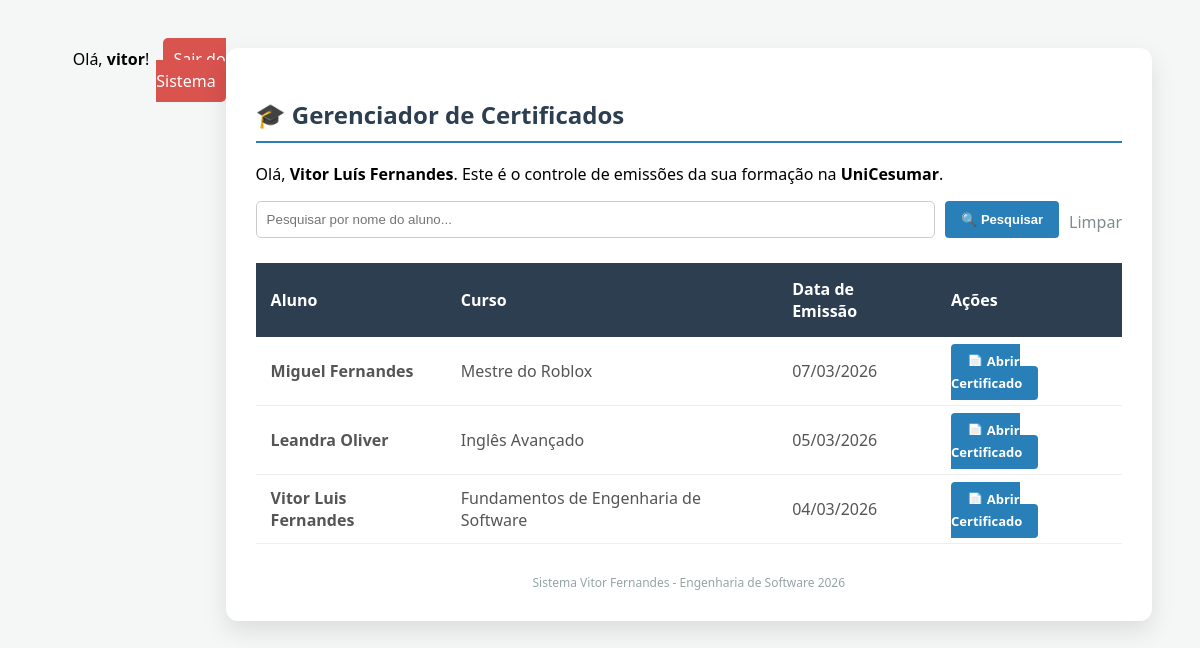
/lista/ (signed in), run on the app's committed database.
### certificados/models.py (models this page shows, shortened)
class Certificado(models.Model):
    id = models.UUIDField(primary_key=True, default=uuid.uuid4, editable=False)
    aluno = models.ForeignKey(Aluno, on_delete=models.CASCADE)
    curso = models.ForeignKey(Curso, on_delete=models.CASCADE)
    data_emissao = models.DateTimeField(auto_now_add=True)
    chave_validacao = models.CharField(
        max_length=50, unique=True, editable=False)

class Aluno(models.Model):
    id_seguranca = models.UUIDField(
        primary_key=True, default=uuid.uuid4, editable=False)
    nome_completo = models.CharField(max_length=255)
    cpf = models.CharField(max_length=14, unique=True)
    email = models.EmailField(unique=True)

class Curso(models.Model):
    id = models.UUIDField(primary_key=True, default=uuid.uuid4, editable=False)
    nome = models.CharField(max_length=255)
    carga_horaria = models.PositiveIntegerField()

### certificados/views.py (the view)
# urls.py: path('lista/', lista_certificados, name='lista_certificados'),
@login_required
def lista_certificados(request):
    termo_busca = request.GET.get('busca')
    certificados = Certificado.objects.all().order_by('-data_emissao')
    if termo_busca:
        certificados = certificados.filter(
            aluno__nome_completo__icontains=termo_busca)
    return render(request, 'certificados/lista.html', {'certificados': certificados})

### certificados/templates/certificados/lista.html (shortened to what this page needs)
<!doctype html>
<html lang="pt-br">
  <head>
    <div style="text-align: right; margin-bottom: 20px">
      <span>Olá, <strong>{{ user.username }}</strong>!</span>
      <a
        href="{% url 'logout' %}"
        style="
          background-color: #d9534f;
          color: white;
          padding: 10px;
          text-decoration: none;
          border-radius: 5px;
          margin-left: 10px;
        "
      >
        Sair do Sistema
      </a>
    </div>
  </head>
  <body>
    <div class="painel">
      <h2>🎓 Gerenciador de Certificados</h2>
      <p>
        Olá, <strong>Vitor Luís Fernandes</strong>. Este é o controle de
        emissões da sua formação na <strong>UniCesumar</strong>.
      </p>
      <form method="GET" style="margin-bottom: 20px; display: flex; gap: 10px">
        <input
          type="text"
          name="busca"
          placeholder="Pesquisar por nome do aluno..."
          value="{{ request.GET.busca }}"
          style="
            flex: 1;
            padding: 10px;
            border: 1px solid #ccc;
            border-radius: 5px;
          "
        />
        <button
          type="submit"
          class="btn-view"
          style="border: none; cursor: pointer"
        >
          🔍 Pesquisar
        </button>
        <a
          href="{% url 'lista_certificados' %}"
          style="text-decoration: none; color: #7f8c8d; padding-top: 10px"
          >Limpar</a
        >
      </form>
      <table>
        <thead>
          <tr>
            <th>Aluno</th>
            <th>Curso</th>
            <th>Data de Emissão</th>
            <th>Ações</th>
          </tr>
        </thead>
        <tbody>
          {% for c in certificados %}
          <tr>
            <td><strong>{{ c.aluno.nome_completo }}</strong></td>
            <td>{{ c.curso.nome }}</td>
            <td>{{ c.data_emissao|date:"d/m/Y" }}</td>
            <td>
              <a href="{% url 'detalhe_certificado' c.id %}" class="btn-view">
                📄 Abrir Certificado
              </a>
            </td>
          </tr>
          {% empty %}
          <tr>
            <td colspan="4" style="text-align: center">
              Nenhum certificado cadastrado no banco de dados.
            </td>
          </tr>
          {% endfor %}
        </tbody>
      </table>
      <div class="footer-info">
        Sistema Vitor Fernandes - Engenharia de Software 2026
      </div>
    </div>
  </body>
</html>

### certificados/templates/certificados/lista.html (style rules this page uses)
body { font-family: "Segoe UI", Arial, sans-serif; background-color: #f4f7f6; display: flex; justify-content: center; padding: 40px; }
.painel { background: white; padding: 30px; border-radius: 12px; box-shadow: 0 10px 25px rgba(0, 0, 0, 0.1); max-width: 950px; width: 100%; }
h2 { color: #2c3e50; border-bottom: 2px solid #2980b9; padding-bottom: 10px; }
table { width: 100%; border-collapse: collapse; margin-top: 25px; background: #fff; }
th { background-color: #2c3e50; color: white; padding: 15px; text-align: left; }
td { padding: 12px 15px; border-bottom: 1px solid #eee; color: #555; }
.btn-view { padding: 8px 16px; background: #2980b9; color: white; text-decoration: none; border-radius: 4px; font-size: 13px; font-weight: bold; transition: background 0.3s; }
.footer-info { margin-top: 30px; font-size: 12px; color: #95a5a6; text-align: center; }

### data on the page
Certificado: aluno.nome_completo "Miguel Fernandes", curso.nome "Mestre do Roblox", data_emissao "07/03/2026"
Certificado: aluno.nome_completo "Leandra Oliver", curso.nome "Inglês Avançado", data_emissao "05/03/2026"
Certificado: aluno.nome_completo "Vitor Luis Fernandes", curso.nome "Fundamentos de Engenharia de Software", data_emissao "04/03/2026"

### other printed values
{{ user.username }} "vitor"
